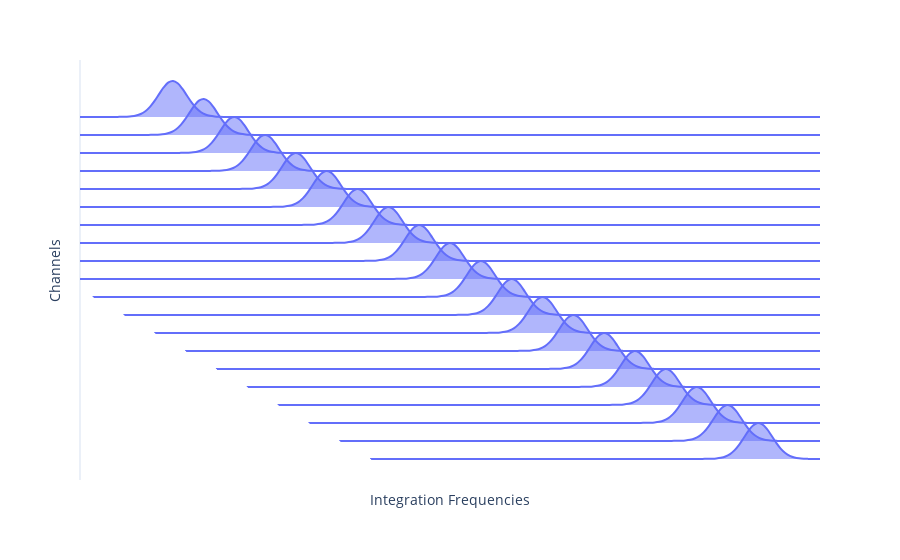

Notebook cell for this chart:
### Markdown cell above
## The Filter Matrix

From eq \eqref{p_kid_i} we can see that we need a two dimensional function $\eta\left(\nu_i,j\right)$ to go from a one dimensional $\mathrm{PSD}$ to a power spectrum for each filter channel. We do this programmatically by calculating a matrix that takes in a vector containing the $\mathrm{PSD}$ at each integration frequency and uses that to calculate the power loading by this $\mathrm{PSD}$ on each channel.

Shown in the figure below is a visualization of how this filter matrix might look like.

### Code cell
#hide_input
N_bins = 20
spacing = 50
np.random.seed(0)
random_cauchy = cauchy.rvs(size=1000)[np.newaxis].T
ones=np.ones(N_bins)
n=np.arange(N_bins,0,-1)+2

lorentzian_random_df = pd.DataFrame((random_cauchy * ones) + n*spacing)

fig = px.violin(lorentzian_random_df,
                orientation='h',
                labels={'value':'Integration Frequencies','variable': 'Channels'},
                template = 'plotly_white',
                points=False,)
fig.update_traces(side='positive',width=4,hoveron="points")
fig.update_xaxes(showticklabels=False, showgrid=False,range=[0,(N_bins+4)*spacing])
fig.update_yaxes(showticklabels=False, showgrid=False,zeroline=False)

fig.show()

### Figure 1 — Plotly figure (JSON) as saved in the notebook; plotly's stock layout.template omitted (floating-point values rounded to 4 significant figures; data arrays with more than 128 entries replaced by an {"elided": "..."} marker saying what was removed)
{"data": [{"alignmentgroup": "True", "box": {"visible": false}, "hoveron": "points", "hovertemplate": "Integration Frequencies=%{x}<br>Channels=%{y}<extra></extra>", "legendgroup": "", "marker": {"color": "#636efa"}, "name": "", "offsetgroup": "", "orientation": "h", "points": false, "scalegroup": "True", "showlegend": false, "side": "positive", "type": "violin", "width": 4, "x": {"elided": "20000 float values"}, "x0": " ", "xaxis": "x", "y": {"elided": "20000 str values"}, "y0": " ", "yaxis": "y"}], "layout": {"legend": {"tracegroupgap": 0}, "margin": {"t": 60}, "violinmode": "group", "xaxis": {"anchor": "y", "domain": [0, 1], "range": [0, 1200], "showgrid": false, "showticklabels": false, "title": {"text": "Integration Frequencies"}}, "yaxis": {"anchor": "x", "domain": [0, 1], "showgrid": false, "showticklabels": false, "title": {"text": "Channels"}, "zeroline": false}}}
